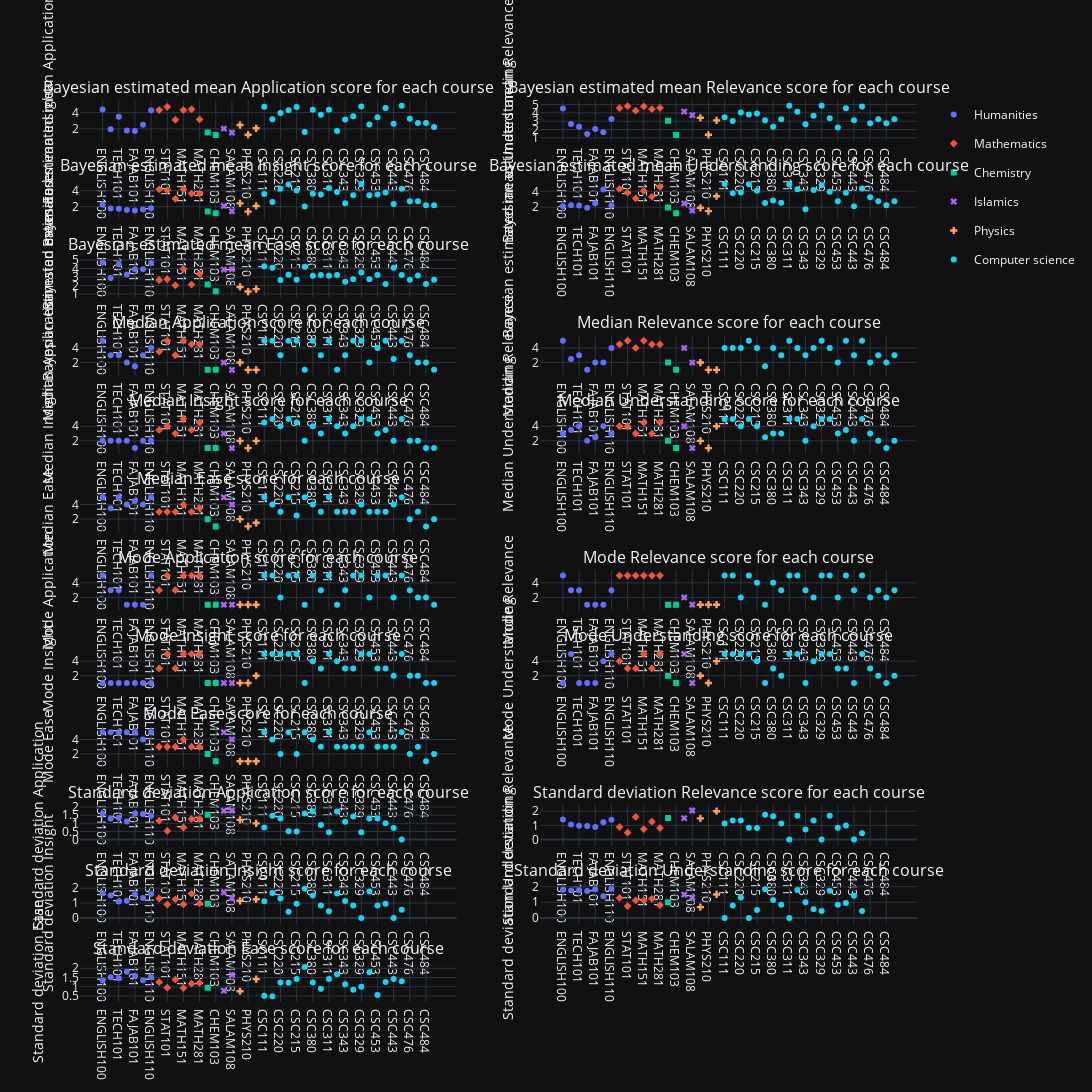

The notebook cell saved with this chart:
### Code cell
functions = [
            lambda x: bayesian_mean(x, categories), 
            lambda x: pd.Series(np.nanmedian(x, axis=0), index=courses), 
            lambda x: pd.Series(stats.mode(x, nan_policy="omit")[0].data[0], index=courses),
            lambda x: x.std().droplevel(1),
]
function_to_name = {function: function_name for function, function_name in zip(functions, ["Bayesian estimated mean", "Median", "Mode", "Standard deviation"])}
rows = len(functions) * 3
cols = 2
subtitles = np.empty((rows, cols), dtype="object")
for f_i, function in enumerate(functions):
    for c_i, criterion in enumerate(criteria):
        row = f_i * 3 + int(c_i / 2)
        col = c_i % 2
        subtitles[row, col] = (f"{function_to_name.get(function)} {criterion} score for each course")


fig = make_subplots(rows=len(functions) * 3, cols=2, 
        subplot_titles=subtitles.reshape(-1))
        
for f_i, function in enumerate(functions):
    for c_i, criterion in enumerate(criteria):
        row = f_i * 3 + int(c_i / 2 + 1)
        col = c_i % 2 + 1
        course_to_criterion = function(df.loc[[(subject, criterion) for subject in courses]].T)

        scatter = px.scatter(course_to_criterion, color=categories, symbol=categories)
        for trace in scatter.select_traces():
            # Only show legend once
            if f_i == c_i == 0:
                trace.showlegend = True
            else:
                trace.showlegend = False

            fig.add_trace(
                trace,
                row=row, col=col
            )
        fig.update_yaxes(
            title=f"{function_to_name.get(function)} {criterion}",
            row=row, col=col
        )
    remove_double_naming_in_legend(fig)
    fig.update_layout(height=5000, width=2400)
fig
